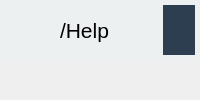
              <widget class="QWidget" name="m_help_page">
               
      
               <layout class="QVBoxLayout" name="verticalLayout_6">
                
       
                <property name="spacing">
                 
        
                 <number>0</number>
                 
       
                </property>
                
       
                <property name="leftMargin">
                 
        
                 <number>0</number>
                 
       
                </property>
                
       
                <property name="topMargin">
                 
        
                 <number>0</number>
                 
       
                </property>
                
       
                <property name="rightMargin">
                 
        
                 <number>0</number>
                 
       
                </property>
                
       
                <property name="bottomMargin">
                 
        
                 <number>0</number>
                 
       
                </property>
                
       
                <item>
                 
        
                 <widget class="QFrame" name="Header_2">
                  
         
                  <property name="styleSheet">
                   
          
                   <string notr="true">background-color: rgb(236, 240, 241);</string>
                   
         
                  </property>
                  
         
                  <layout class="QHBoxLayout" name="horizontalLayout_4">
                   
          
                   <property name="spacing">
                    
           
                    <number>5</number>
                    
          
                   </property>
                   
          
                   <property name="leftMargin">
                    
           
                    <number>5</number>
                    
          
                   </property>
                   
          
                   <property name="topMargin">
                    
           
                    <number>5</number>
                    
          
                   </property>
                   
          
                   <property name="rightMargin">
                    
           
                    <number>5</number>
                    
          
                   </property>
                   
          
                   <property name="bottomMargin">
                    
           
                    <number>5</number>
                    
          
                   </property>
                   
          
                   <item>
                    
           
                    <widget class="QLabel" name="m_icon_label_2">
                     
            
                     <property name="minimumSize">
                      
             
                      <size>
                       
              
                       <width>50</width>
                       
              
                       <height>50</height>
                       
             
                      </size>
                      
            
                     </property>
                     
            
                     <property name="maximumSize">
                      
             
                      <size>
                       
              
                       <width>50</width>
                       
              
                       <height>50</height>
                       
             
                      </size>
                      
            
                     </property>
                     
            
                     <property name="baseSize">
                      
             
                      <size>
                       
              
                       <width>100</width>
                       
              
                       <height>100</height>
                       
             
                      </size>
                      
            
                     </property>
                     
            
                     <property name="text">
                      
             
                      <string/>
                      
            
                     </property>
                     
            
                     <property name="pixmap">
                      
             
                      <pixmap resource="../resource.qrc">:/icon/Image/Logo-AI.png</pixmap>
                      
            
                     </property>
                     
            
                     <property name="scaledContents">
                      
             
                      <bool>true</bool>
                      
            
                     </property>
                     
           
                    </widget>
                    
          
                   </item>
                   
          
                   <item>
                    
           
                    <widget class="QLabel" name="help_label">
                     
            
                     <property name="font">
                      
             
                      <font>
                       
              
                       <family>Segoe UI</family>
                       
              
                       <pointsize>16</pointsize>
                       
             
                      </font>
                      
            
                     </property>
                     
            
                     <property name="text">
                      
             
                      <string>/Help</string>
                      
            
                     </property>
                     
           
                    </widget>
                    
          
                   </item>
                   
          
                   <item>
                    
           
                    <spacer name="horizontalSpacer_4">
                     
            
                     <property name="orientation">
                      
             
                      <enum>Qt::Horizontal</enum>
                      
            
                     </property>
                     
            
                     <property name="sizeHint" stdset="0">
                      
             
                      <size>
                       
              
                       <width>40</width>
                       
              
                       <height>20</height>
                       
             
                      </size>
                      
            
                     </property>
                     
           
                    </spacer>
                    
          
                   </item>
                   
          
                   <item>
                    
           
                    <widget class="QPushButton" name="m_help_back_button">
                     
            
                     <property name="styleSheet">
                      
             
                      <string notr="true">background-color: rgb(44, 62, 80);
 border-width:1px;
 border-radius:50px;
 border-color: red;
 max-width:50px;
 max-height:50px;</string>
                      
            
                     </property>
                     
            
                     <property name="text">
                      
             
                      <string/>
                      
            
                     </property>
                     
            
                     <property name="icon">
                      
             
                      <iconset resource="../resource.qrc">
                       
              
                       <normaloff>:/icon/Image/icon/back_icon.png</normaloff>
                       :/icon/Image/icon/back_icon.png
                      </iconset>
                      
            
                     </property>
                     
            
                     <property name="iconSize">
                      
             
                      <size>
                       
              
                       <width>50</width>
                       
              
                       <height>50</height>
                       
             
                      </size>
                      
            
                     </property>
                     
           
                    </widget>
                    
          
                   </item>
                   
         
                  </layout>
                  
        
                 </widget>
                 
       
                </item>
                
       
                <item>
                 
        
                 <widget class="HelpWidget" name="help_widget" native="true">
                  
         
                  <property name="sizePolicy">
                   
          
                   <sizepolicy hsizetype="Expanding" vsizetype="Expanding">
                    
           
                    <horstretch>0</horstretch>
                    
           
                    <verstretch>0</verstretch>
                    
          
                   </sizepolicy>
                   
         
                  </property>
                  
        
                 </widget>
                 
       
                </item>
                
      
               </layout>
               
     
              </widget>
